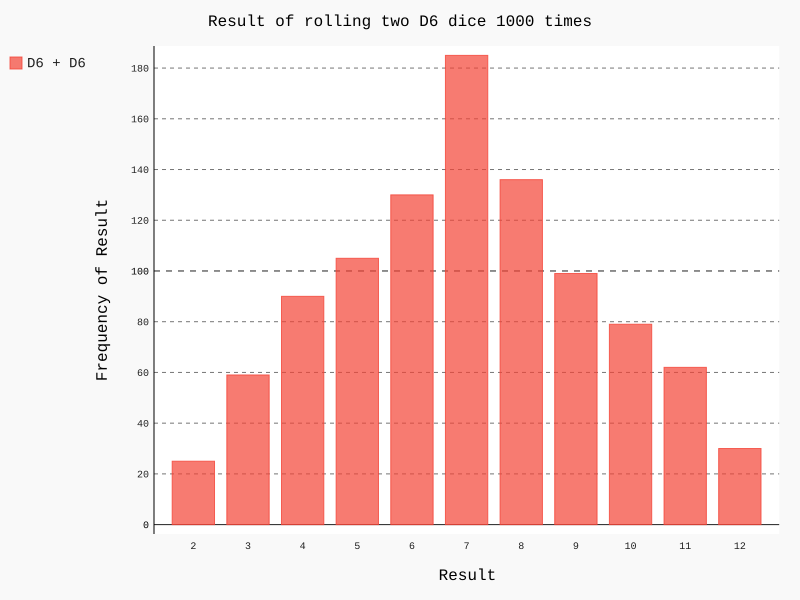

The Python source for this figure:
# die_visual.py
'''Визуализация броска шестигранного кубика'''

import pygal
from die import Die

# Создание двух кубиков D6
die_1 = Die()
die_2 = Die()

# Моделирование серии бросков с сохранением результатов в списке
results = []
for roll_num in range(1000):
    result = die_1.roll() + die_2.roll()
    results.append(result)

# Анализ результатов
frequencies = []
max_result = die_1.num_sides + die_2.num_sides
for value in range(2, max_result + 1):
    frequency = results.count(value)
    frequencies.append(frequency)

# Визуализация результатов
hist = pygal.Bar()

hist.title = 'Result of rolling two D6 dice 1000 times'
hist.x_labels = [str(i) for i in range(2, max_result + 1)]
hist.x_title = 'Result'
hist.y_title = 'Frequency of Result'

hist.add('D6 + D6', frequencies)
hist.render_to_file('dice_visual.svg')
